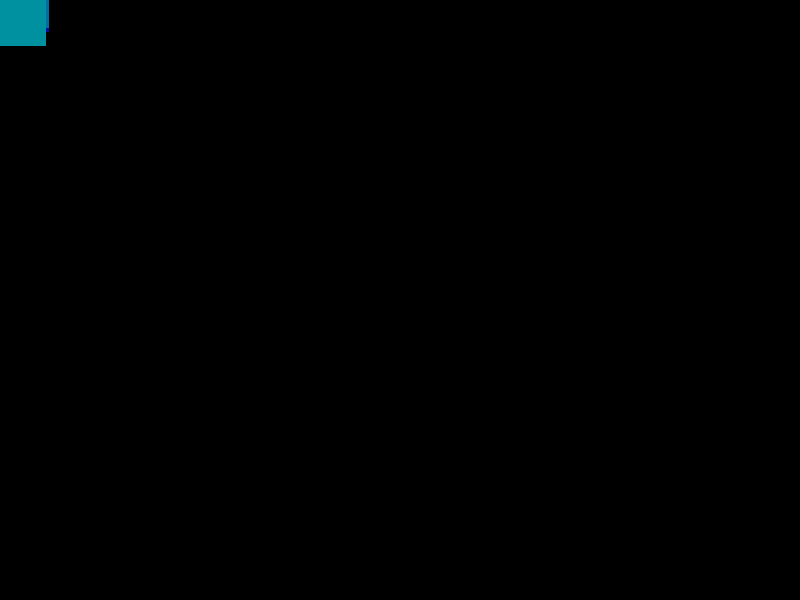
Frame 1 (no input)
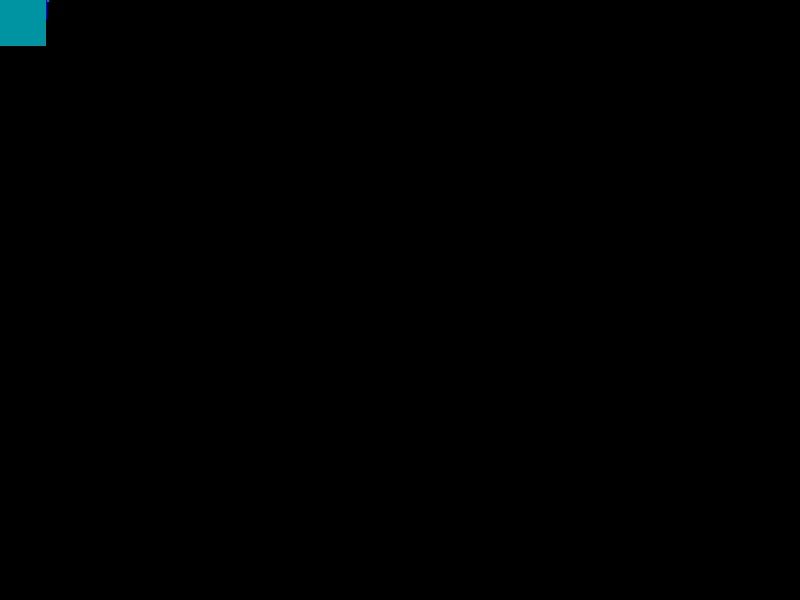
Frame 60 (the mouse pressed at the canvas centre just before this capture)
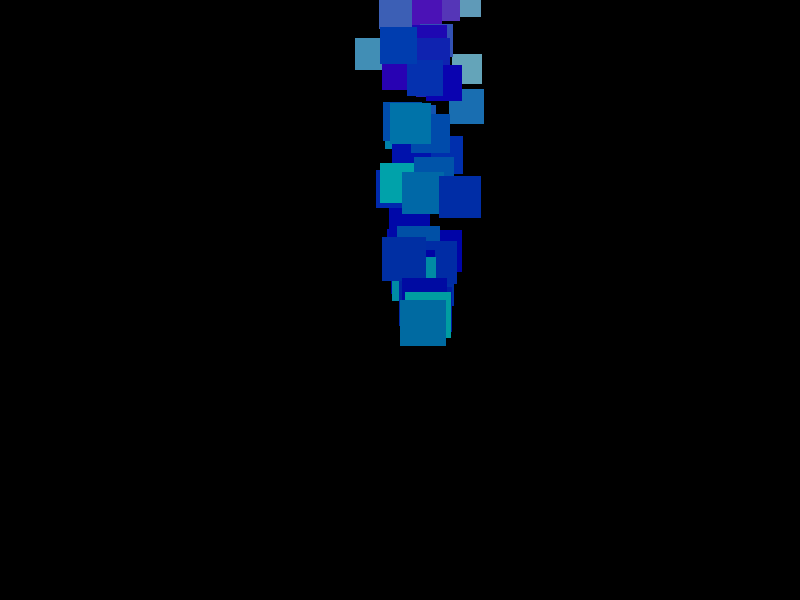
Frame 120 (the mouse held since frame 60 and released just before this capture)

The Processing sketch that drew these frames (run headless with seeded random() and noise(); from frame 60 on, the mouse is pressed at the canvas centre):

// Processing sketch: processing_54575
// ── processing_54575.pde

int[] xpos = new int[80];
int[] ypos = new int[80];
 
void setup(){
  size(800,600);
  smooth();
  for(int i = 0; i < 80; i++){
    xpos[i] = 0; 
    ypos[i] = 0; 
  }
  noCursor();
}
 
void draw(){
  background(0,70);
  for(int i = 0; i < 79; i++){
    xpos[i] = xpos[i+1]; 
    ypos[i] = ypos[i+1];
    xpos[i]-=(int)random(-8,8);
    ypos[i]-=(int)random(-4,20);
  }
 
  xpos[xpos.length-1] = mouseX;
  ypos[ypos.length-1] = mouseY;
 
  for(int i = 0; i < 80; i++){
   
    noStroke();
    fill(255-i*5,random(0,175),200-i/2);
    smooth();
    rect(xpos[i], ypos[i], 20+i/3,20+i/3);
  }
}
 
